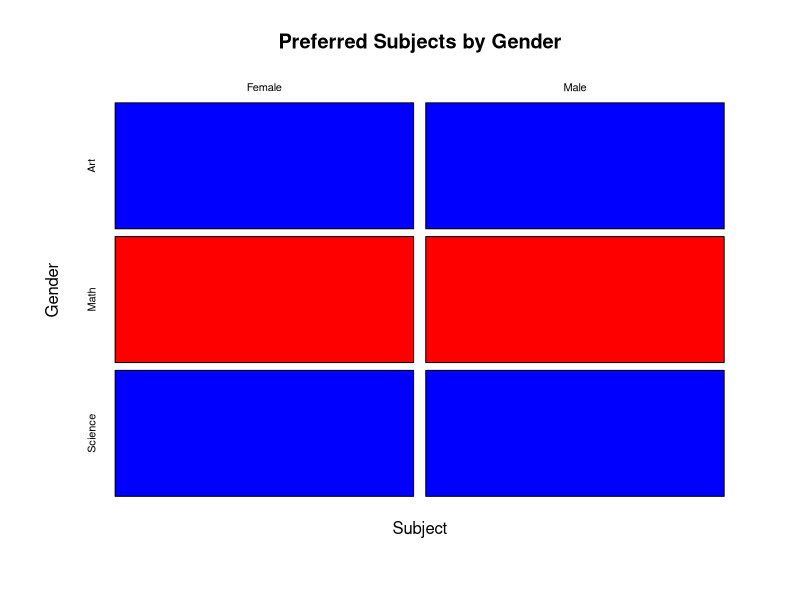

This figure's R source:
library(vcd)
# sample data
students <- data.frame(
  Gender = rep(c("Male", "Female"), each = 33), # Corrected to each = 33
  Subject = rep(c("Math", "Science", "Art"), length.out = 66) # Using length.out instead of each
)

# Create a mosaic plot
mosaicplot(table(students$Gender, students$Subject),
           main = "Preferred Subjects by Gender",
           color = c("blue", "red"), # Specify colors for genders
           xlab = "Subject",
           ylab = "Gender")
